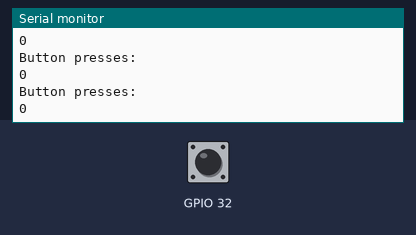
A program run on a simulated ESP32. On the bench: the last lines printed to the serial monitor. The test bench sets the inputs (shaded band); at power-on: GPIO 32 HIGH.

Above: at 1.8 s.
1.9 s: GPIO 32 pulled LOW for 0.15 s
At 2.41 s:
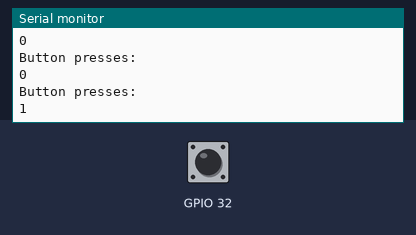
3.5 s: GPIO 32 pulled LOW for 1 s
At 3.91 s:
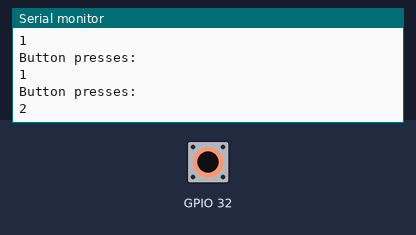
6.0 s: GPIO 32 pulled LOW for 0.15 s
At 6.5 s:
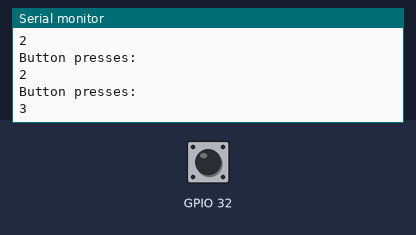
Timing chart, 0 to 9.0 s (numbered marks = the images above; inputs shaded):
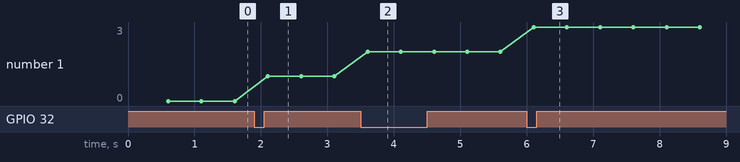

The program:

main.cpp
```cpp
#include <Arduino.h>
#include "cs147_common.h"

volatile uint32_t pressCount = 0;
volatile uint32_t lastInterruptMs = 0;

void IRAM_ATTR onButtonPress() {
  // TODO 1: Add simple debounce logic.
  uint32_t currentMs = millis();
  if (currentMs - lastInterruptMs >= 150) {
    lastInterruptMs = currentMs;
  // TODO 2: Increment pressCount.
    pressCount++;
  }
}

void setup() {
  cs147StartSerial("C03 Button Interrupts");
  // TODO 3: Configure BUTTON_1 as INPUT_PULLUP.
  pinMode(CS147Pins::BUTTON_1, INPUT_PULLUP);
  // TODO 4: Attach onButtonPress() to BUTTON_1 using FALLING edge.
  attachInterrupt(CS147Pins::BUTTON_1, onButtonPress, FALLING);
}

void loop() {
  static uint32_t lastPrint = 0;
  if (cs147Every(500, lastPrint)) {
    // TODO 5: Print pressCount.
  Serial.println("Button presses: ");
  Serial.println(pressCount);
  }
}
```

cs147_common.h
```cpp
#pragma once
#include <Arduino.h>
#include <Wire.h>
#include <SPI.h>
#include "cs147_pins.h"

inline void cs147StartSerial(const char* activityName) {
  Serial.begin(115200);
  delay(600);
  Serial.println();
  Serial.println("========================================");
  Serial.print("CS 147 Activity: ");
  Serial.println(activityName);
  Serial.println("========================================");
}

inline void cs147InitI2C() {
  Wire.begin(CS147Pins::I2C_SDA, CS147Pins::I2C_SCL);
}

inline void cs147InitSPI() {
  SPI.begin(CS147Pins::SPI_SCK, CS147Pins::SPI_MISO, CS147Pins::SPI_MOSI);
}

inline void cs147PrintDeviceId() {
  uint64_t chipid = ESP.getEfuseMac();
  Serial.print("ESP32 chip id: 0x");
  Serial.println((uint32_t)(chipid & 0xFFFFFFFF), HEX);
}

inline bool cs147Every(uint32_t intervalMs, uint32_t& lastMs) {
  const uint32_t now = millis();
  if (now - lastMs >= intervalMs) {
    lastMs = now;
    return true;
  }
  return false;
}

inline void cs147I2CScan() {
  Serial.println("Scanning I2C bus...");
  int count = 0;
  for (uint8_t addr = 1; addr < 127; addr++) {
    Wire.beginTransmission(addr);
    if (Wire.endTransmission() == 0) {
      Serial.print("Found I2C device at 0x");
      if (addr < 16) Serial.print("0");
      Serial.println(addr, HEX);
      count++;
    }
  }
  Serial.print("I2C devices found: ");
  Serial.println(count);
}
```

cs147_pins.h
```cpp
#pragma once
#include <Arduino.h>

// -----------------------------------------------------------------------------
// CS147 provisional pin map for ESP32-WROOM-32 DevKit-style boards.
// TODO: Update this file after actual wiring is finalized.
// Avoid GPIO 6-11; these are normally connected to onboard flash.
// Avoid GPIO 34/35/36/39 for buttons because they are input-only and do
//   NOT support internal pull-up/down resistors.
// -----------------------------------------------------------------------------

namespace CS147Pins {
  // Basic I/O
  constexpr uint8_t LED_1      = 2;    // Often connected to onboard LED; can also drive external LED via resistor
  constexpr uint8_t LED_2      = 4;    // External LED optional; note boot-strapping behavior on some boards
  constexpr uint8_t BUTTON_1   = 32;   // Use INPUT_PULLUP with button to GND
  constexpr uint8_t BUTTON_2   = 33;   // Use INPUT_PULLUP with button to GND
  constexpr uint8_t POT_ADC    = 34;   // ADC1 input-only pin
  constexpr uint8_t SERVO_PWM  = 13;   // PWM-capable pin

  // I2C bus: BMP280, MPU6050, ATECC608A Qwiic breakout
  constexpr uint8_t I2C_SDA    = 21;
  constexpr uint8_t I2C_SCL    = 22;
  // Double check addresses
  constexpr uint8_t BMP280_ADDR = 0x76;
  constexpr uint8_t MPU6050_ADDR = 0x68;
  constexpr uint8_t ATECC608A_ADDR = 0x60;
  // Optional interrupt pin
  constexpr uint8_t MPU6050_INT = 27;

  // Shared VSPI bus: SPI OLED now, LoRa later
  constexpr uint8_t SPI_SCK    = 18;
  constexpr uint8_t SPI_MISO   = 19;   // OLED may not use MISO; LoRa uses it
  constexpr uint8_t SPI_MOSI   = 23;

  // SPI OLED display pins. Assumes 128x64 SSD1306 SPI OLED.
  constexpr uint8_t OLED_CS    = 5;
  constexpr uint8_t OLED_DC    = 16;
  constexpr uint8_t OLED_RST   = 17;

  // LoRa SX1276/RFM95-style module pins. Shares SCK/MISO/MOSI with OLED.
  constexpr uint8_t LORA_CS    = 14;
  constexpr uint8_t LORA_RST   = 26;
  constexpr uint8_t LORA_DIO0  = 25;
}
```

Measured:
- after the input at 1.9 s, the serial monitor: prints a new line after 0.21 s (image 1)
- after the input at 3.5 s, the serial monitor: prints a new line after 0.11 s (image 2)
- after the input at 6.0 s, the serial monitor: prints a new line after 0.11 s (image 3)
- plotted number 1: 0 → 1 after the input at 1.9 s, 1 → 2 after the input at 3.5 s, 2 → 3 after the input at 6.0 s
